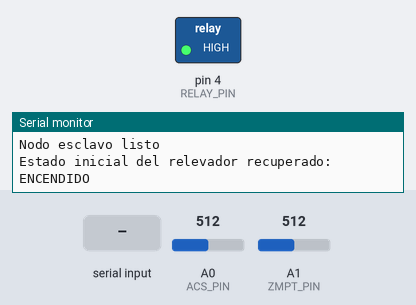
The sketch below on a simulated Arduino Uno, built with avr-gcc and run on an emulated ATmega328P. Shown: switched loads named in the sketch (green lamp = pin HIGH), the last lines printed to the serial monitor. Inputs (shaded band) come from the test bench; at power-on: A0 (ACS_PIN) = 512, A1 (ZMPT_PIN) = 512. EEPROM starts erased.

Above: at 1.2 s.
1.3 s: "OFF\n" received over the second serial link
At 2.0 s:
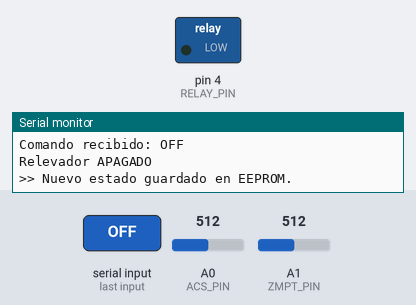
2.8 s: "ON\n" received over the second serial link
At 3.1 s:
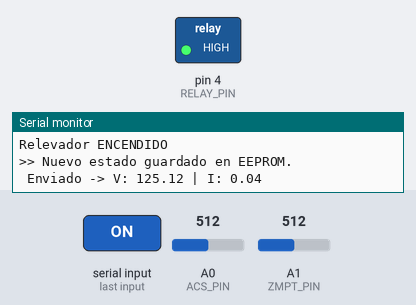
Timing chart, 0 to 5.8 s (numbered marks = the images above; inputs shaded):
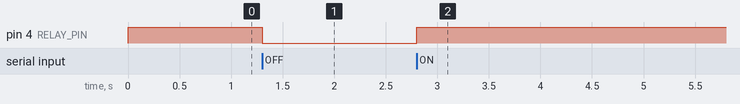

The sketch:

Normal_sensor.ino
```cpp
#include <EEPROM.h>       // Librería para la EEPROM
#include <SoftwareSerial.h> // Librería para comunicación serial por software

// --- Definiciones para la EEPROM ---
#define ADDR_ESTADO 0 // Dirección para guardar el estado del relevador

// --- Configuración de Pines ---
SoftwareSerial xbeeSerial(2, 3); // RX, TX para el módulo XBee
#define RELAY_PIN 4
#define ACS_PIN A0
#define ZMPT_PIN A1

// --- Variables Globales ---
unsigned long previousMillis = 0;
const long interval = 3000; // Intervalo de envío de datos (3 segundos)
bool estadoRelevador = LOW; // Variable para el estado actual del relevador (LOW/false = OFF)

void setup() {
  pinMode(RELAY_PIN, OUTPUT);

  // --- Recuperación del estado desde la EEPROM ---
  // Lee el último estado guardado en la memoria EEPROM.
  estadoRelevador = EEPROM.read(ADDR_ESTADO);
  // Aplica el estado recuperado al relevador físico.
  digitalWrite(RELAY_PIN, estadoRelevador);

  xbeeSerial.begin(9600); // Inicia comunicación con XBee
  Serial.begin(9600);     // Inicia comunicación con el monitor serial de la PC

  Serial.println("Nodo esclavo listo");
  Serial.print("Estado inicial del relevador recuperado: ");
  Serial.println(estadoRelevador == HIGH ? "ENCENDIDO" : "APAGADO");
}

void loop() {
  // --- Envío periódico de datos de sensores ---
  unsigned long currentMillis = millis();
  if (currentMillis - previousMillis >= interval) {
    previousMillis = currentMillis;

    float voltage = leerVoltajeZMPT();
    float corriente = leerCorrienteACS();

    // Envía los datos al coordinador a través del XBee
    xbeeSerial.print("V:"); xbeeSerial.print(voltage, 2);
    xbeeSerial.print(" I:"); xbeeSerial.println(corriente, 2);

    // Muestra los datos enviados en el monitor serial para depuración
    Serial.print(" Enviado -> V: "); Serial.print(voltage, 2);
    Serial.print(" | I: "); Serial.println(corriente, 2);
  }

  // --- Escucha de comandos del coordinador ---
  if (xbeeSerial.available()) {
    String comando = xbeeSerial.readStringUntil('\n');
    comando.trim();

    Serial.print("Comando recibido: "); Serial.println(comando);

    bool nuevoEstado = estadoRelevador;

    // Determina el nuevo estado basado en el comando
    if (comando == "ON") {
      nuevoEstado = HIGH;
    } else if (comando == "OFF") {
      nuevoEstado = LOW;
    } else {
      Serial.print("Comando desconocido: "); Serial.println(comando);
      return; // Si el comando no es válido, no hace nada más
    }

    if (nuevoEstado != estadoRelevador) {
      estadoRelevador = nuevoEstado;
      digitalWrite(RELAY_PIN, estadoRelevador);

      // Guarda el nuevo estado en la EEPROM para persistencia
      EEPROM.write(ADDR_ESTADO, estadoRelevador);

      Serial.print("Relevador ");
      Serial.println(estadoRelevador == HIGH ? "ENCENDIDO" : "APAGADO");
      Serial.println(">> Nuevo estado guardado en EEPROM.");
    }
  }
}

// --- Funciones de Lectura de Sensores ---

// Lectura simple del sensor de voltaje ZMPT101B
float leerVoltajeZMPT() {
  int lectura = analogRead(ZMPT_PIN);
  float voltaje = (lectura * 5.0) / 1023.0;
  return voltaje * 50.0;
}

// Lectura simple del sensor de corriente ACS712
float leerCorrienteACS() {
  int lectura = analogRead(ACS_PIN);
  float voltaje = (lectura * 5.0) / 1023.0;
  float corriente = (voltaje - 2.5) / 0.066;
  return abs(corriente);
}
```

Measured:
- after the input at 1.3 s, pin 4 (RELAY_PIN): HIGH → LOW at once
- after the input at 2.8 s, pin 4 (RELAY_PIN): LOW → HIGH at once
